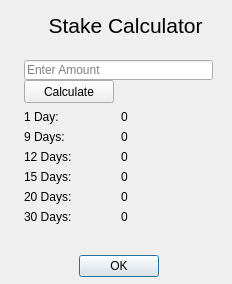
<?xml version="1.0" encoding="UTF-8"?>
<ui version="4.0">
 <class>calcDialog</class>
 <widget class="QDialog" name="calcDialog">
  <property name="geometry">
   <rect>
    <x>0</x>
    <y>0</y>
    <width>232</width>
    <height>284</height>
   </rect>
  </property>
  <property name="minimumSize">
   <size>
    <width>232</width>
    <height>284</height>
   </size>
  </property>
  <property name="maximumSize">
   <size>
    <width>232</width>
    <height>284</height>
   </size>
  </property>
  <property name="windowTitle">
   <string>Stake Calculator</string>
  </property>
  <widget class="QDialogButtonBox" name="buttonBox">
   <property name="geometry">
    <rect>
     <x>39</x>
     <y>250</y>
     <width>160</width>
     <height>32</height>
    </rect>
   </property>
   <property name="orientation">
    <enum>Qt::Horizontal</enum>
   </property>
   <property name="standardButtons">
    <set>QDialogButtonBox::Ok</set>
   </property>
   <property name="centerButtons">
    <bool>true</bool>
   </property>
  </widget>
  <widget class="QLineEdit" name="blockSizeEdit">
   <property name="geometry">
    <rect>
     <x>24</x>
     <y>60</y>
     <width>189</width>
     <height>20</height>
    </rect>
   </property>
   <property name="placeholderText">
    <string>Enter Amount</string>
   </property>
  </widget>
  <widget class="QLabel" name="label">
   <property name="geometry">
    <rect>
     <x>0</x>
     <y>10</y>
     <width>251</width>
     <height>31</height>
    </rect>
   </property>
   <property name="font">
    <font>
     <pointsize>16</pointsize>
    </font>
   </property>
   <property name="text">
    <string>Stake Calculator</string>
   </property>
   <property name="scaledContents">
    <bool>false</bool>
   </property>
   <property name="alignment">
    <set>Qt::AlignCenter</set>
   </property>
  </widget>
  <widget class="QLabel" name="label_2">
   <property name="geometry">
    <rect>
     <x>35</x>
     <y>42</y>
     <width>181</width>
     <height>21</height>
    </rect>
   </property>
   <property name="lineWidth">
    <number>1</number>
   </property>
   <property name="text">
    <string/>
   </property>
   <property name="alignment">
    <set>Qt::AlignLeading|Qt::AlignLeft|Qt::AlignTop</set>
   </property>
   <property name="wordWrap">
    <bool>true</bool>
   </property>
  </widget>
  <widget class="QLabel" name="day1Label">
   <property name="geometry">
    <rect>
     <x>24</x>
     <y>110</y>
     <width>69</width>
     <height>21</height>
    </rect>
   </property>
   <property name="lineWidth">
    <number>1</number>
   </property>
   <property name="text">
    <string>1 Day:</string>
   </property>
   <property name="alignment">
    <set>Qt::AlignLeading|Qt::AlignLeft|Qt::AlignTop</set>
   </property>
   <property name="wordWrap">
    <bool>true</bool>
   </property>
  </widget>
  <widget class="QLabel" name="day1Result">
   <property name="geometry">
    <rect>
     <x>121</x>
     <y>110</y>
     <width>50</width>
     <height>21</height>
    </rect>
   </property>
   <property name="lineWidth">
    <number>1</number>
   </property>
   <property name="text">
    <string>0</string>
   </property>
   <property name="alignment">
    <set>Qt::AlignLeading|Qt::AlignLeft|Qt::AlignTop</set>
   </property>
   <property name="wordWrap">
    <bool>true</bool>
   </property>
  </widget>
  <widget class="QLabel" name="day9Label">
   <property name="geometry">
    <rect>
     <x>24</x>
     <y>130</y>
     <width>69</width>
     <height>21</height>
    </rect>
   </property>
   <property name="lineWidth">
    <number>1</number>
   </property>
   <property name="text">
    <string>9 Days:</string>
   </property>
   <property name="alignment">
    <set>Qt::AlignLeading|Qt::AlignLeft|Qt::AlignTop</set>
   </property>
   <property name="wordWrap">
    <bool>true</bool>
   </property>
  </widget>
  <widget class="QLabel" name="day9Result">
   <property name="geometry">
    <rect>
     <x>121</x>
     <y>130</y>
     <width>50</width>
     <height>21</height>
    </rect>
   </property>
   <property name="lineWidth">
    <number>1</number>
   </property>
   <property name="text">
    <string>0</string>
   </property>
   <property name="alignment">
    <set>Qt::AlignLeading|Qt::AlignLeft|Qt::AlignTop</set>
   </property>
   <property name="wordWrap">
    <bool>true</bool>
   </property>
  </widget>
  <widget class="QPushButton" name="pushButton">
   <property name="geometry">
    <rect>
     <x>24</x>
     <y>80</y>
     <width>90</width>
     <height>23</height>
    </rect>
   </property>
   <property name="text">
    <string>Calculate</string>
   </property>
  </widget>
  <widget class="QLabel" name="day12Label">
   <property name="geometry">
    <rect>
     <x>24</x>
     <y>150</y>
     <width>79</width>
     <height>21</height>
    </rect>
   </property>
   <property name="lineWidth">
    <number>1</number>
   </property>
   <property name="text">
    <string>12 Days:</string>
   </property>
   <property name="alignment">
    <set>Qt::AlignLeading|Qt::AlignLeft|Qt::AlignTop</set>
   </property>
   <property name="wordWrap">
    <bool>true</bool>
   </property>
  </widget>
  <widget class="QLabel" name="day15Label">
   <property name="geometry">
    <rect>
     <x>24</x>
     <y>170</y>
     <width>79</width>
     <height>21</height>
    </rect>
   </property>
   <property name="lineWidth">
    <number>1</number>
   </property>
   <property name="text">
    <string>15 Days:</string>
   </property>
   <property name="alignment">
    <set>Qt::AlignLeading|Qt::AlignLeft|Qt::AlignTop</set>
   </property>
   <property name="wordWrap">
    <bool>true</bool>
   </property>
  </widget>
  <widget class="QLabel" name="day20Label">
   <property name="geometry">
    <rect>
     <x>24</x>
     <y>190</y>
     <width>79</width>
     <height>21</height>
    </rect>
   </property>
   <property name="lineWidth">
    <number>1</number>
   </property>
   <property name="text">
    <string>20 Days:</string>
   </property>
   <property name="alignment">
    <set>Qt::AlignLeading|Qt::AlignLeft|Qt::AlignTop</set>
   </property>
   <property name="wordWrap">
    <bool>true</bool>
   </property>
  </widget>
  <widget class="QLabel" name="day12Result">
   <property name="geometry">
    <rect>
     <x>121</x>
     <y>150</y>
     <width>50</width>
     <height>21</height>
    </rect>
   </property>
   <property name="lineWidth">
    <number>1</number>
   </property>
   <property name="text">
    <string>0</string>
   </property>
   <property name="alignment">
    <set>Qt::AlignLeading|Qt::AlignLeft|Qt::AlignTop</set>
   </property>
   <property name="wordWrap">
    <bool>true</bool>
   </property>
  </widget>
  <widget class="QLabel" name="day15Result">
   <property name="geometry">
    <rect>
     <x>121</x>
     <y>170</y>
     <width>50</width>
     <height>21</height>
    </rect>
   </property>
   <property name="lineWidth">
    <number>1</number>
   </property>
   <property name="text">
    <string>0</string>
   </property>
   <property name="alignment">
    <set>Qt::AlignLeading|Qt::AlignLeft|Qt::AlignTop</set>
   </property>
   <property name="wordWrap">
    <bool>true</bool>
   </property>
  </widget>
  <widget class="QLabel" name="day20Result">
   <property name="geometry">
    <rect>
     <x>121</x>
     <y>190</y>
     <width>50</width>
     <height>21</height>
    </rect>
   </property>
   <property name="lineWidth">
    <number>1</number>
   </property>
   <property name="text">
    <string>0</string>
   </property>
   <property name="alignment">
    <set>Qt::AlignLeading|Qt::AlignLeft|Qt::AlignTop</set>
   </property>
   <property name="wordWrap">
    <bool>true</bool>
   </property>
  </widget>
  <widget class="QLabel" name="day30Label">
   <property name="geometry">
    <rect>
     <x>24</x>
     <y>210</y>
     <width>79</width>
     <height>21</height>
    </rect>
   </property>
   <property name="lineWidth">
    <number>1</number>
   </property>
   <property name="text">
    <string>30 Days:</string>
   </property>
   <property name="alignment">
    <set>Qt::AlignLeading|Qt::AlignLeft|Qt::AlignTop</set>
   </property>
   <property name="wordWrap">
    <bool>true</bool>
   </property>
  </widget>
  <widget class="QLabel" name="day30Result">
   <property name="geometry">
    <rect>
     <x>121</x>
     <y>210</y>
     <width>50</width>
     <height>21</height>
    </rect>
   </property>
   <property name="lineWidth">
    <number>1</number>
   </property>
   <property name="text">
    <string>0</string>
   </property>
   <property name="alignment">
    <set>Qt::AlignLeading|Qt::AlignLeft|Qt::AlignTop</set>
   </property>
   <property name="wordWrap">
    <bool>true</bool>
   </property>
  </widget>
 </widget>
 <resources/>
 <connections>
  <connection>
   <sender>buttonBox</sender>
   <signal>accepted()</signal>
   <receiver>calcDialog</receiver>
   <slot>accept()</slot>
   <hints>
    <hint type="sourcelabel">
     <x>248</x>
     <y>254</y>
    </hint>
    <hint type="destinationlabel">
     <x>157</x>
     <y>274</y>
    </hint>
   </hints>
  </connection>
  <connection>
   <sender>buttonBox</sender>
   <signal>rejected()</signal>
   <receiver>calcDialog</receiver>
   <slot>reject()</slot>
   <hints>
    <hint type="sourcelabel">
     <x>316</x>
     <y>260</y>
    </hint>
    <hint type="destinationlabel">
     <x>286</x>
     <y>274</y>
    </hint>
   </hints>
  </connection>
 </connections>
</ui>
